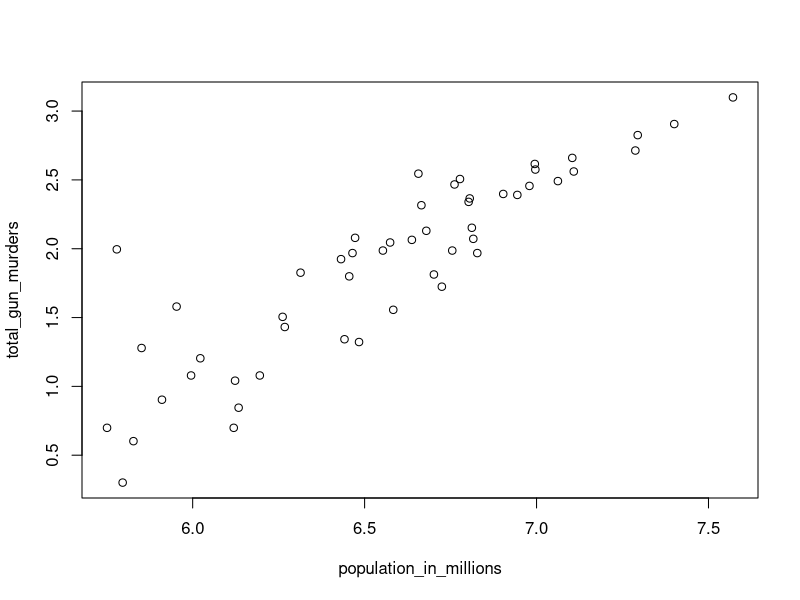
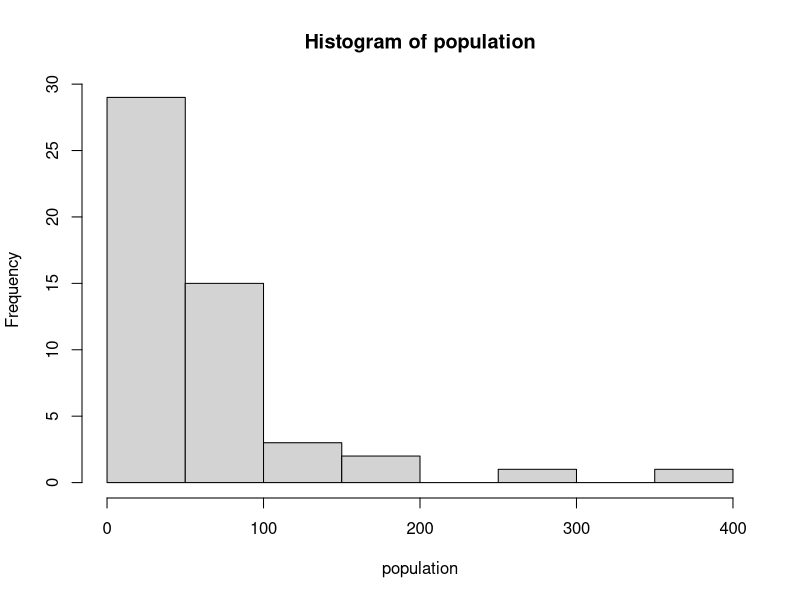
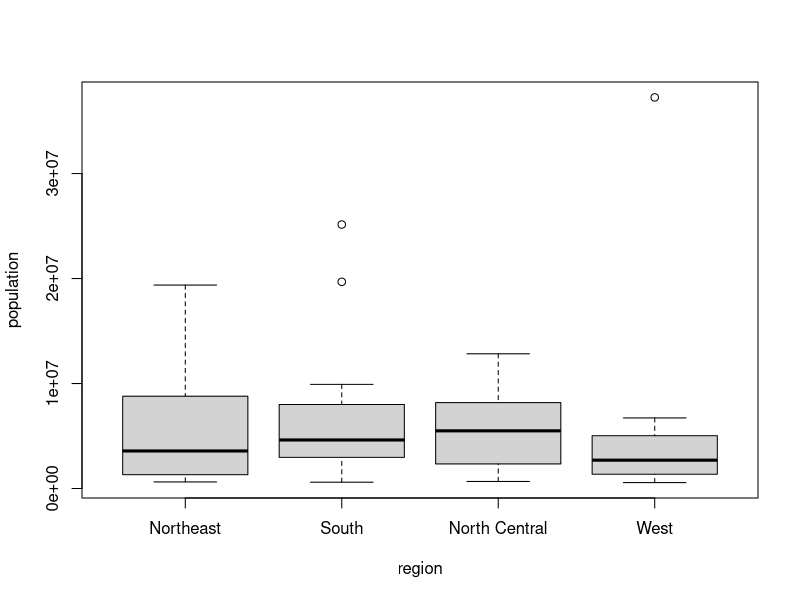

Source code (R) for these figures, in order:
library(dslabs)
data(murders)

## Nomor 1
pop <- murders$population
sort(pop)[[1]]

## Nomor 2
order(pop)[[1]]

## Nomor 3
which.min(pop) == order(pop)[[1]]

## Nomor 4
murders$state[[order(pop)[[1]]]]

## Nomor 5
ranks <- rank(murders$population)
my_df <- data.frame(name=murders$state,peringkat=ranks)


## Nomor 6
ind = order(my_df$peringkat)
my_dff = data.frame(name=(sort(murders$state))[ind],Populasi = sort(murders$population),Peringkat = sort(ranks))

## Nomor 7
population_in_millions <- log10(murders$population)
total_gun_murders <- log10(murders$total)
plot(population_in_millions,total_gun_murders)

## Nomor 8 Histogram
population <- murders$population/100000
hist(population)

## Nomor 9 Boxplot
population <- murders$population/100000
boxplot(population~region,data=murders)
